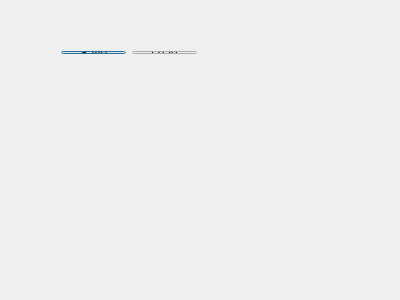
<?xml version="1.0" encoding="UTF-8"?>
<ui version="4.0">
 <class>Dialog</class>
 <widget class="QDialog" name="Dialog">
  <property name="geometry">
   <rect>
    <x>0</x>
    <y>0</y>
    <width>400</width>
    <height>300</height>
   </rect>
  </property>
  <property name="windowTitle">
   <string>Dialog</string>
  </property>
  <widget class="QWidget" name="">
   <property name="geometry">
    <rect>
     <x>50</x>
     <y>40</y>
     <width>158</width>
     <height>25</height>
    </rect>
   </property>
   <layout class="QHBoxLayout" name="horizontalLayout">
    <item>
     <widget class="QPushButton" name="pushButton">
      <property name="text">
       <string>Save</string>
      </property>
     </widget>
    </item>
    <item>
     <widget class="QPushButton" name="pushButton_2">
      <property name="text">
       <string>Load</string>
      </property>
     </widget>
    </item>
   </layout>
  </widget>
 </widget>
 <layoutdefault spacing="6" margin="11"/>
 <resources/>
 <connections/>
</ui>
